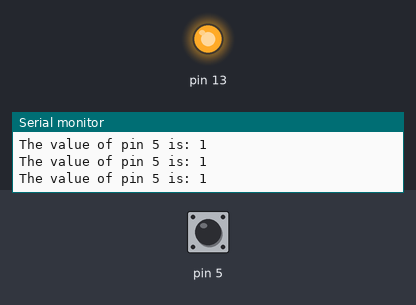
The sketch below on a simulated Arduino Uno, built with avr-gcc and run on an emulated ATmega328P. Parts: output pins drawn as LEDs (lit = HIGH), the last lines printed to the serial monitor. The test bench sets the inputs (shaded band); at power-on: pin 5 HIGH.

Above: at 1.2 s.
1.3 s: pin 5 pulled LOW for 0.15 s
At 1.4 s:
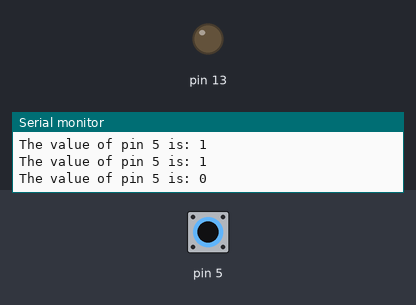
3.0 s: pin 5 pulled LOW for 3.2 s
At 6.8 s:
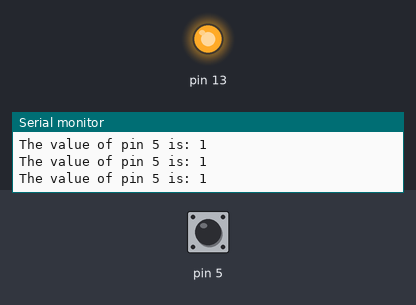
Timing chart, 0 to 8.3 s (numbered marks = the images above; inputs shaded):
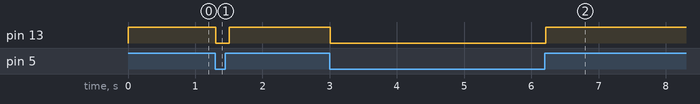

Measured:
- after the input at 1.3 s, pin 13: HIGH → LOW at once, → HIGH 0.20 s later
- after the input at 3.0 s, pin 13: HIGH → LOW at once, → HIGH 3.2 s later

The sketch:

ir_beam_arduino.ino
```cpp
void setup() {

  Serial.begin(9600);
  pinMode(5, INPUT_PULLUP);
  pinMode(13, OUTPUT);

}

void loop() {

  int val = digitalRead(5);

  if (val == 0) //Beam is broken
  {
    digitalWrite(13, LOW);
  }
  else
  {
    digitalWrite(13, HIGH);
  }

  Serial.print("The value of pin 5 is: ");
  Serial.println(val);

  delay(100);


}
```
